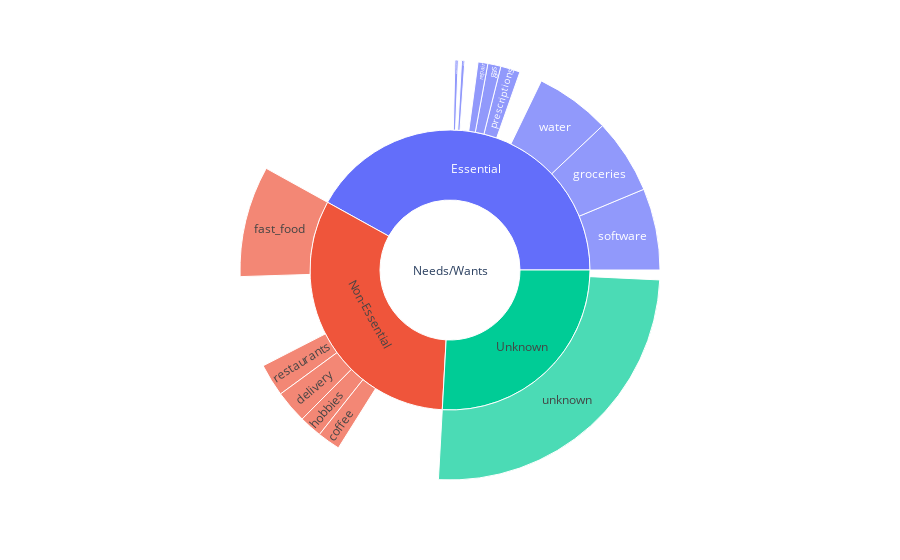

Notebook source saved alongside this figure:
### Code cell
import plotly.io as pio
fig = px.sunburst(
    chart,
    names='child',
    parents='parent',
    values='value',
)
#can save as an svg
pio.write_image(fig, '../images/sunburst.pdf', width=700, height=775)
#fig.write_image('../images/sunburst.jpeg')
fig.show()

### Figure 1 — Plotly figure (JSON) as saved in the notebook; plotly's stock layout.template omitted (floating-point values rounded to 4 significant figures)
{"data": [{"domain": {"x": [0, 1], "y": [0, 1]}, "hovertemplate": "child=%{label}<br>value=%{value}<br>parent=%{parent}<extra></extra>", "labels": ["Essential", "Non-Essential", "Unknown", "software", "groceries", "repair", "restaurants", "repair", "prescriptions", "appointments", "software", "hobbies", "delivery", "water", "coffee", "restaurants", "phone", "prescriptions", "unknown", "unknown", "groceries", "gas", "gas", "appointments", "fast_food"], "name": "", "parents": ["Needs/Wants", "Needs/Wants", "Needs/Wants", "Essential", "Essential", "Essential", "Non-Essential", "Essential", "Essential", "Non-Essential", "Essential", "Non-Essential", "Non-Essential", "Essential", "Non-Essential", "Non-Essential", "Essential", "Essential", "Unknown", "Unknown", "Essential", "Essential", "Essential", "Essential", "Non-Essential"], "type": "sunburst", "values": [69, 29, 3, 7, 23, 1, 10, 3, 0, 28, 25, 7, 10, 23, 7, 3, 1, 6, 0, 100, 1, 4, 3, 1, 34]}], "layout": {"legend": {"tracegroupgap": 0}, "margin": {"t": 60}}}
